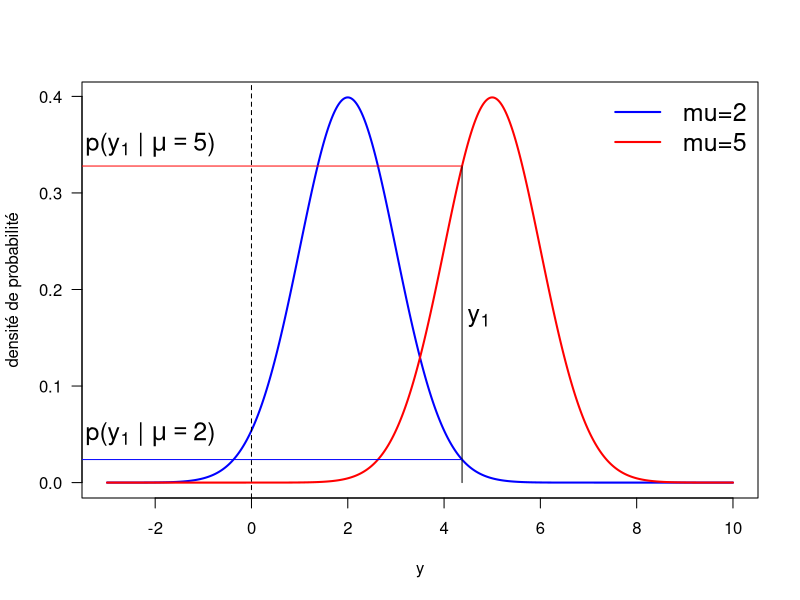
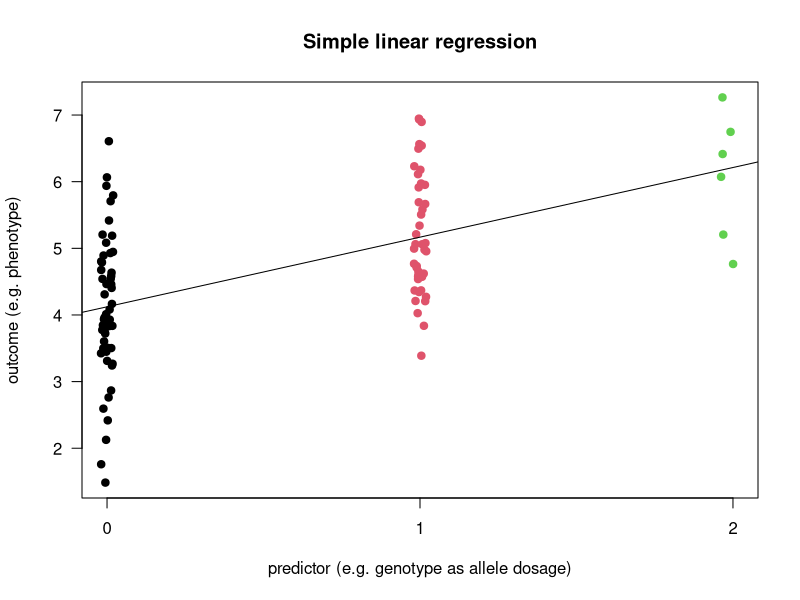
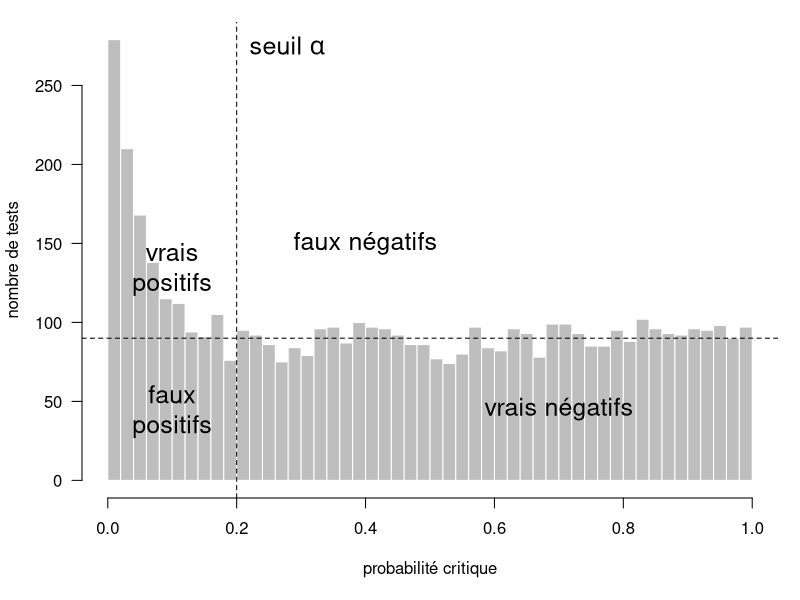
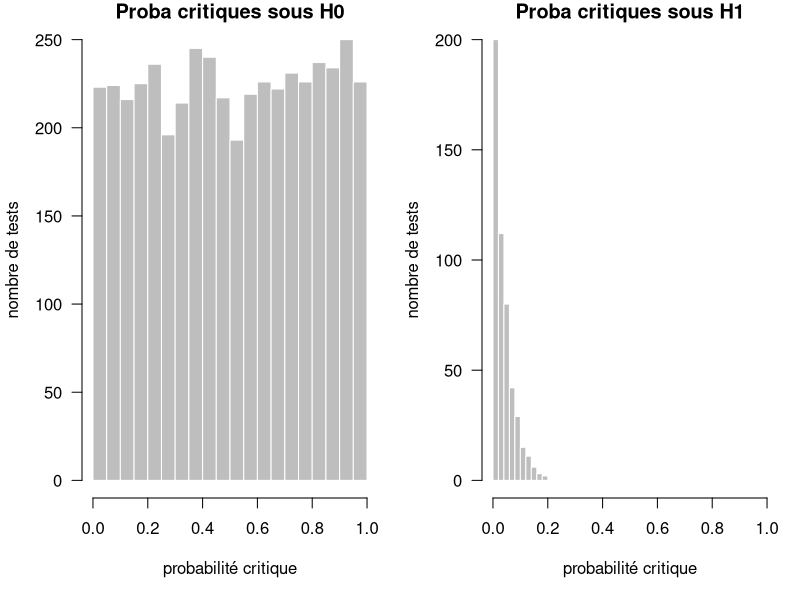
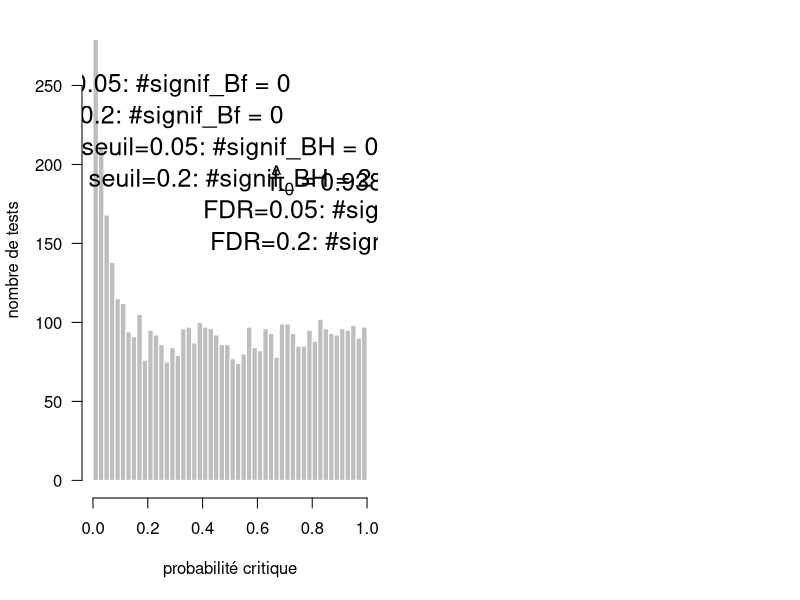

Reproduce these figures in R, in order.
## ---- chunk 1
R.v.maj <- as.numeric(R.version$major)
R.v.min.1 <- as.numeric(strsplit(R.version$minor, "\\.")[[1]][1])
if(R.v.maj < 2 || (R.v.maj == 2 && R.v.min.1 < 15))
  stop("requires R >= 2.15", call.=FALSE)

suppressPackageStartupMessages(library(knitr))
opts_chunk$set(echo=TRUE, warning=TRUE, message=TRUE, cache=FALSE)

suppressPackageStartupMessages(library(qvalue))
## ---- chunk 2
set.seed(1)
y <- rnorm(n=3, mean=5, sd=1)
## ---- chunk 3
x <- seq(from=-3, to=10, length.out=1000)
plot(x=x, y=dnorm(x=x, mean=2, sd=1), type="l", col="blue",
     main="", las=1, lwd=2,
     xlab="y", ylab="densité de probabilité")
points(x=x, y=dnorm(x=x, mean=5, sd=1), type="l", col="red", lwd=2)
abline(v=0, lty=2)
legend("topright", legend=c("mu=2", "mu=5"), col=c("blue", "red"), lty=1,
       bty="n", cex=1.5, lwd=2)
segments(x0=y[1], y0=0, x1=y[1], y1=dnorm(x=y[1], mean=5, sd=1))
text(x=1.08*y[1], y=0.17, labels=expression(y[1]), cex=1.5)
segments(x0=y[1], y0=dnorm(x=y[1], mean=2, sd=1),
         x1=-5, y1=dnorm(x=y[1], mean=2, sd=1), col="blue")
text(x=-2.1, y=0.35, labels=expression(paste("p(", y[1], " | ", mu == 5, ")",
  sep="")), cex=1.5)
segments(x0=y[1], y0=dnorm(x=y[1], mean=5, sd=1),
         x1=-5, y1=dnorm(x=y[1], mean=5, sd=1), col="red")
text(x=-2.1, y=0.05, labels=expression(paste("p(", y[1], " | ", mu == 2, ")",
  sep="")), cex=1.5)
## ---- chunk 4
set.seed(1859)
N <- 100
x <- rbinom(n=N, size=2, prob=0.3)
mu <- 4
pve <- 0.4 # = var(x beta) / var(y)
sigma <- 1
(beta <- sigma * sqrt(pve / ((1 - pve) * var(x))))
e <- rnorm(n=N, mean=0, sd=sigma)
y <- mu + beta * x + e
## ---- chunk 5
res <- lm(y ~ x); summary(res)
(sigma.hat <- sqrt((1/(N-2) * sum(res$residuals^2))))
## ---- chunk 6
(beta.hat <- ((t(x) %*% y - N * mean(x) * mean(y)) /
                (t(x) %*% x - N * mean(x)^2))[1,1])
(sigma.hat <- sqrt((1/(N-2) * sum(res$residuals^2))))
(se.beta.hat <- sqrt(sigma.hat^2 /
                       (t(x) %*% x - N * mean(x)^2)[1,1]))
## ---- chunk 7
(z.score <- beta.hat / se.beta.hat)
(pvalue <- 2 * pt(q=z.score, df=N-2, lower.tail=FALSE))
(pvalue <- 2 * pnorm(q=z.score, mean=0, sd=1, lower.tail=FALSE))
## ---- chunk 8
plot(x=0, type="n", xlim=range(x), ylim=range(y), xaxt="n", las=1,
     xlab="predictor (e.g. genotype as allele dosage)",
     ylab="outcome (e.g. phenotype)",
     main="Simple linear regression")
axis(side=1, at=c(0,1,2))
for(i in unique(x))
  points(x=jitter(x[x == i]), y=y[x == i], col=i+1, pch=19)
abline(a=coefficients(res)[1], b=coefficients(res)[2])
## ---- chunk 9
set.seed(1859); P <- 5000; P1 <- 500
pvalues.0 <- runif(n=P-P1, min=0, max=1)
pvalues.1 <- rbeta(n=P1, shape1=1, shape2=25)
pvalues <- c(pvalues.0, pvalues.1)
hist.pval.example <- function(show.msg=TRUE){
  par(mar=c(5,4,1,1)+0.1)
  hist(x=pvalues, breaks=50, col="grey", border="white", xlim=c(0,1),
       xlab="probabilité critique", ylab="nombre de tests", las=1,
       main="")
  if(show.msg){
    abline(v=0.2, lty=2)
    text(x=0.22, y=275, labels=expression(seuil~alpha), adj=0, cex=1.5)
    abline(h=90, lty=2)
    text(x=0.7, y=45, labels="vrais négatifs", cex=1.5)
    text(x=0.4, y=150, labels="faux négatifs", cex=1.5)
    text(x=0.1, y=45, labels="faux\npositifs", cex=1.5)
    text(x=0.1, y=135, labels="vrais\npositifs", cex=1.5)
  }
}
hist.pval.example(TRUE)
## ---- chunk 10
set.seed(1859)
par(mfrow=c(1,2))
hist(x=pvalues.0,
     breaks=25, col="grey", border="white", xlim=c(0,1), las=1,
     xlab="probabilité critique", ylab="nombre de tests",
     main="Proba critiques sous H0")
hist(x=pvalues.1,
     breaks=10, col="grey", border="white", xlim=c(0,1), las=1,
     xlab="probabilité critique", ylab="nombre de tests",
     main="Proba critiques sous H1")
## ---- chunk 11
hist.pval.example(FALSE)
pv.b <- p.adjust(pvalues, "bonferroni")
pv.bh <- p.adjust(pvalues, "BH")
text(x=0.2, y=250, labels=paste0("seuil=0.05: #signif_Bf = ",
                                   sum(pv.b <= 0.05)), cex=1.5)
text(x=0.2, y=230, labels=paste0("seuil=0.2: #signif_Bf = ",
                                   sum(pv.b <= 0.2)), cex=1.5)
text(x=0.5, y=210, labels=paste0("seuil=0.05: #signif_BH = ",
                                   sum(pv.bh <= 0.05)), cex=1.5)
text(x=0.5, y=190, labels=paste0("seuil=0.2: #signif_BH = ",
                                   sum(pv.bh <= 0.2)), cex=1.5)
qv <- qvalue(p=pvalues)
text(x=0.85, y=190, labels=bquote(hat(pi)[0] == .(format(qv$pi0, digits=3))),
     cex=1.5)
text(x=0.85, y=170, labels=paste0("FDR=0.05: #signif = ",
                                   sum(qv$qvalues <= 0.05)), cex=1.5)
text(x=0.85, y=150, labels=paste0("FDR=0.2: #signif = ",
                                   sum(qv$qvalues <= 0.2)), cex=1.5)
## ---- chunk 12
print(sessionInfo(), locale=FALSE)
